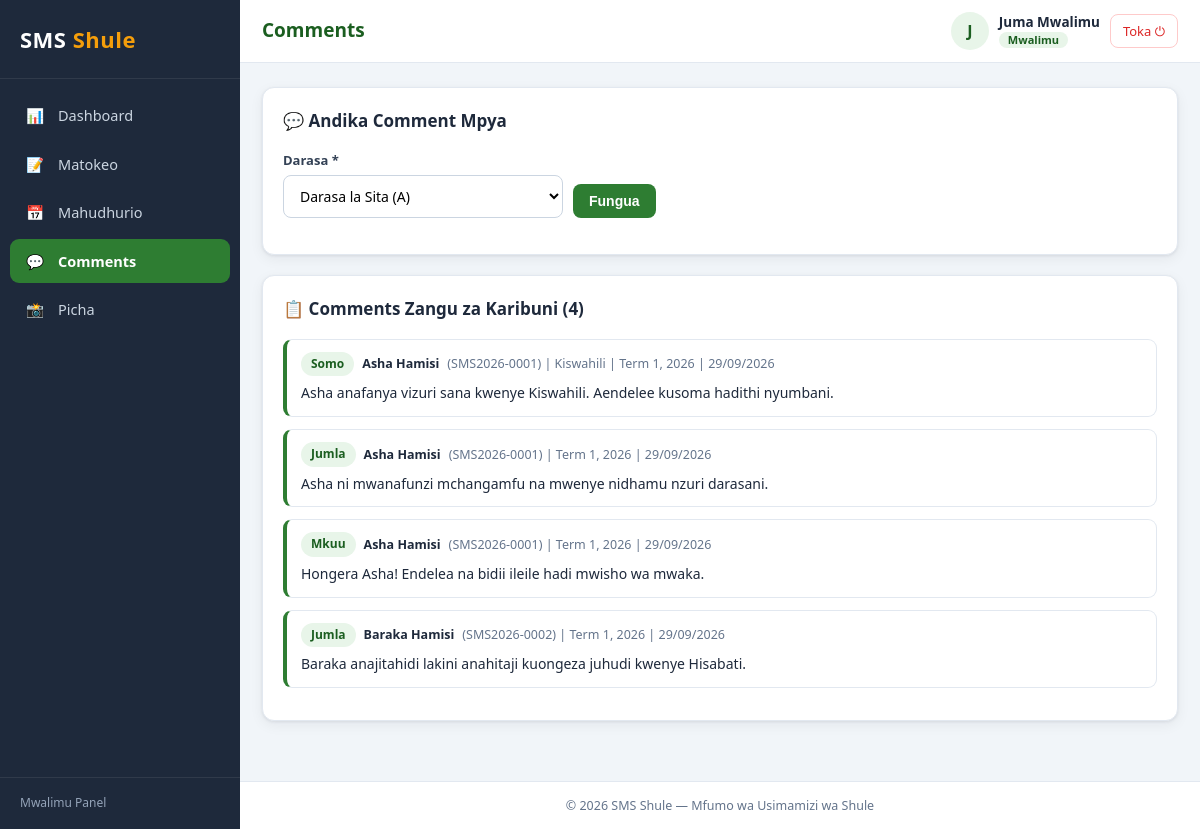
/teacher/comments.php (signed in), run on the app's committed database.
### tables this page shows
CREATE TABLE IF NOT EXISTS comments (
    id INT AUTO_INCREMENT PRIMARY KEY,
    student_id INT NOT NULL,
    teacher_id INT NOT NULL,
    subject_id INT DEFAULT NULL,              
    comment_type ENUM('subject','general','behavior','head') NOT NULL DEFAULT 'subject',
    comment TEXT NOT NULL,
    term TINYINT NOT NULL,
    year SMALLINT NOT NULL,
    created_at TIMESTAMP DEFAULT CURRENT_TIMESTAMP,
    CONSTRAINT fk_comments_student FOREIGN KEY (student_id) REFERENCES students(id) ON DELETE CASCADE,
    CONSTRAINT fk_comments_teacher FOREIGN KEY (teacher_id) REFERENCES teachers(id) ON DELETE CASCADE,
    CONSTRAINT fk_comments_subject FOREIGN KEY (subject_id) REFERENCES subjects(id) ON DELETE SET NULL
);

CREATE TABLE IF NOT EXISTS students (
    id INT AUTO_INCREMENT PRIMARY KEY,
    user_id INT DEFAULT NULL,
    parent_id INT NOT NULL,
    reg_no VARCHAR(30) NOT NULL UNIQUE,       
    full_name VARCHAR(120) NOT NULL,
    date_of_birth DATE NOT NULL,
    age INT NOT NULL DEFAULT 0,
    gender ENUM('male','female') NOT NULL,
    class_id INT NOT NULL,
    photo VARCHAR(255) DEFAULT NULL,
    admission_date DATE DEFAULT NULL,
    status ENUM('active','graduated','transferred') NOT NULL DEFAULT 'active',
    CONSTRAINT fk_students_user FOREIGN KEY (user_id) REFERENCES users(id) ON DELETE SET NULL,
    CONSTRAINT fk_students_parent FOREIGN KEY (parent_id) REFERENCES parents(id) ON DELETE CASCADE,
    CONSTRAINT fk_students_class FOREIGN KEY (class_id) REFERENCES classes(id) ON DELETE CASCADE
);

CREATE TABLE IF NOT EXISTS subjects (
    id INT AUTO_INCREMENT PRIMARY KEY,
    name VARCHAR(80) NOT NULL,
    code VARCHAR(20) NOT NULL,
    class_id INT NOT NULL,
    teacher_id INT NOT NULL,
    UNIQUE KEY uq_subject (name, class_id),
    CONSTRAINT fk_subjects_class FOREIGN KEY (class_id) REFERENCES classes(id) ON DELETE CASCADE,
    CONSTRAINT fk_subjects_teacher FOREIGN KEY (teacher_id) REFERENCES teachers(id) ON DELETE CASCADE
);

### config/db.php (called while the page is built, shortened)
<?php
function e(?string $value): string {
    return htmlspecialchars((string)$value, ENT_QUOTES, 'UTF-8');
}

### teacher/comments.php (the view, shortened to what this page needs)
<?php
require_once __DIR__ . '/../includes/auth.php';
$user = current_user();
$stmt = $pdo->prepare('SELECT id, teacher_type FROM teachers WHERE user_id = ? LIMIT 1');
$stmt->execute([$user['id']]);
$teacher = $stmt->fetch();
$teacher_id   = (int)$teacher['id'];
$is_class_teacher = $teacher['teacher_type'] === 'class';
$stmt = $pdo->prepare('SELECT DISTINCT class_id FROM subjects WHERE teacher_id = ?');
$stmt->execute([$teacher_id]);
$classIds = array_map('intval', $stmt->fetchAll(PDO::FETCH_COLUMN));
if ($is_class_teacher) {
    $stmt = $pdo->prepare('SELECT id FROM classes WHERE class_teacher_id = ?');
    $stmt->execute([$teacher_id]);
    $classIds = array_merge($classIds, array_map('intval', $stmt->fetchAll(PDO::FETCH_COLUMN)));
}
$classIds = array_values(array_unique($classIds));
$my_classes = [];
if ($classIds) {
    $in = implode(',', $classIds);
    $my_classes = $pdo->query("SELECT id, name, stream FROM classes WHERE id IN ($in) ORDER BY name")->fetchAll();
}
$class_id  = (int)($_REQUEST['class_id'] ?? 0);
$valid_class = false;
if (!$valid_class) $class_id = 0;
$stmt = $pdo->prepare(
    "SELECT c.comment_type, c.comment, c.term, c.year, c.created_at,
            st.full_name AS student, st.reg_no, s.name AS subject
     FROM comments c
     JOIN students st ON st.id = c.student_id
     LEFT JOIN subjects s ON s.id = c.subject_id
     WHERE c.teacher_id = ?
     ORDER BY c.created_at DESC
     LIMIT 10"
);
$stmt->execute([$teacher_id]);
$my_comments = $stmt->fetchAll();
$type_labels = ['subject' => 'Somo', 'general' => 'Jumla', 'behavior' => 'Tabia', 'head' => 'Mkuu'];
require_once __DIR__ . '/../includes/header.php';
?>
<div class="card">
  <div class="card-header"><h2>&#128172; Andika Comment Mpya</h2></div>
  <?php if (!$my_classes): ?>
    <div class="empty-state"><div class="icon">&#127979;</div>Huna madarasa yanayohusika bado.</div>
  <?php else: ?>
    <form method="GET" action="">
      <div class="filter-bar">
        <div class="form-group" style="max-width:280px;">
          <label>Darasa *</label>
          <select name="class_id" required>
            <?php foreach ($my_classes as $c): ?>
              <option value="<?= (int)$c['id'] ?>" <?= $class_id === (int)$c['id'] ? 'selected' : '' ?>>
                <?= e($c['name']) ?><?= $c['stream'] ? ' (' . e($c['stream']) . ')' : '' ?>
              </option>
            <?php endforeach; ?>
          </select>
        </div>
        <button type="submit" class="btn">Fungua</button>
      </div>
    </form>
  <?php endif; ?>
</div>
<div class="card">
  <div class="card-header"><h2>&#128203; Comments Zangu za Karibuni (<?= count($my_comments) ?>)</h2></div>
  <?php if (!$my_comments): ?>
    <div class="empty-state"><div class="icon">&#128172;</div>Hujawahi andika comment bado.</div>
  <?php else: foreach ($my_comments as $c): ?>
    <div class="comment-item">
      <div class="comment-meta">
        <span class="badge badge-info"><?= e($type_labels[$c['comment_type']] ?? $c['comment_type']) ?></span>
        <strong><?= e($c['student']) ?></strong> (<?= e($c['reg_no']) ?>)
        <?php if ($c['subject']): ?>| <?= e($c['subject']) ?><?php endif; ?>
        | Term <?= (int)$c['term'] ?>, <?= (int)$c['year'] ?>
        | <?= e(date('d/m/Y', strtotime($c['created_at']))) ?>
      </div>
      <div class="comment-text"><?= e($c['comment']) ?></div>
    </div>
  <?php endforeach; endif; ?>
</div>
<?php require_once __DIR__ . '/../includes/footer.php'; ?>

### assets/css/style.css (style rules this page uses)
:root { --primary: #1565c0; --primary-dark: #0d47a1; --primary-light: #e3f2fd; --sidebar-bg: #1e293b; --sidebar-txt: #cbd5e1; --bg: #f1f5f9; --card: #ffffff; --text: #1e293b; --muted: #64748b; --border: #e2e8f0; --danger: #dc2626; --success: #16a34a; --radius: 12px; --shadow: 0 1px 3px rgba(15,23,42,.08), 0 4px 14px rgba(15,23,42,.06); }
body.role-teacher { --primary:#2e7d32; --primary-dark:#1b5e20; --primary-light:#e8f5e9; }
* { margin:0; padding:0; box-sizing:border-box; }
body { font-family:'Segoe UI', Tahoma, Geneva, Verdana, sans-serif; background:var(--bg); color:var(--text); font-size:15px; line-height:1.55; }
.card { background:var(--card); border:1px solid var(--border); border-radius:var(--radius); box-shadow:var(--shadow); padding:20px; margin-bottom:20px; }
.card-header { display:flex; align-items:center; justify-content:space-between; gap:10px; flex-wrap:wrap; margin-bottom:16px; }
.card-header h2 { font-size:17px; }
.btn { display:inline-block; padding:9px 16px; border:0; border-radius:8px; font-size:14px; font-weight:600; background:var(--primary); color:#fff; cursor:pointer; }
.form-group { display:flex; flex-direction:column; }
label { font-size:13px; font-weight:600; color:#334155; margin-bottom:5px; }
input, select, textarea { width:100%; padding:10px 12px; border:1px solid #cbd5e1; border-radius:8px; font-size:14px; font-family:inherit; background:#fff; }
.badge { display:inline-block; padding:3px 10px; border-radius:20px; font-size:12px; font-weight:700; }
.badge-info { background:var(--primary-light); color:var(--primary-dark); }
.comment-item { background:#fff; border:1px solid var(--border); border-left:4px solid var(--primary); border-radius:9px; padding:12px 14px; margin-bottom:12px; }
.comment-meta { display:flex; gap:8px; flex-wrap:wrap; align-items:center; font-size:12.5px; color:var(--muted); margin-bottom:6px; }
.comment-meta strong { color:var(--text); }
.comment-text { font-size:14px; }
.filter-bar { display:flex; gap:10px; flex-wrap:wrap; align-items:flex-end; margin-bottom:16px; }
.filter-bar .form-group { min-width:160px; flex:1; max-width:240px; }

### data on the page
comments: comment_type "Somo", student.full_name "Asha Hamisi", student.reg_no "SMS2026-0001", subject.name "Kiswahili", term "1", year "2026", created_at "29/09/2026", comment "Asha anafanya vizuri sana kwenye Kiswahili. Aendelee kusoma hadithi nyumbani."
comments: comment_type "Jumla", student.full_name "Asha Hamisi", student.reg_no "SMS2026-0001", term "1", year "2026", created_at "29/09/2026", comment "Asha ni mwanafunzi mchangamfu na mwenye nidhamu nzuri darasani."
comments: comment_type "Mkuu", student.full_name "Asha Hamisi", student.reg_no "SMS2026-0001", term "1", year "2026", created_at "29/09/2026", comment "Hongera Asha! Endelea na bidii ileile hadi mwisho wa mwaka."
comments: comment_type "Jumla", student.full_name "Baraka Hamisi", student.reg_no "SMS2026-0002", term "1", year "2026", created_at "29/09/2026", comment "Baraka anajitahidi lakini anahitaji kuongeza juhudi kwenye Hisabati."

### other printed values
$icon "📊"
$label "Dashboard"
$icon "📝"
$label "Matokeo"
$icon "📅"
$label "Mahudhurio"
$icon "💬"
$label "Comments"
$icon "📸"
$label "Picha"
$panel_names[$role] "Mwalimu Panel"
$page_title "Comments"
mb_strtoupper(mb_substr($user['full_name'], 0, 1)) "J"
$user['full_name'] "Juma Mwalimu"
$role_labels[$user['role']] "Mwalimu"
